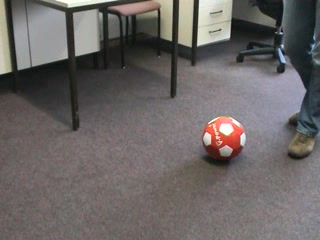
#> input picture Vid_A_ball/img0008.jpg, 320 x 240 px, given in place of img0003.jpg, which was not available
$ python test_sift.py
#> lines starting #> are read from the running program, lines starting #| are printed output that depends on the picture; pictures that were not available may be replaced by others from this repository, and a replacement may not be noted
### SIFT.py
import cv2
import numpy as np


def getSIFT(img, mask):
    # img = cv2.imread(filename, cv2.IMREAD_GRAYSCALE)
    orb = cv2.ORB_create()
    # print("mask sum", np.sum(mask))
    kp, des = orb.detectAndCompute(img, mask)
    imgKP = cv2.drawKeypoints(img, kp, None)
    cv2.imwrite("image.jpg", imgKP)
    return kp, des


def getMatch(img1, img2, k=2, mask1=None, mask2=None):
    kp1, des1 = getSIFT(img1, mask1)
    kp2, des2 = getSIFT(img2, mask2)
    bf = cv2.BFMatcher()
    print(len(des1), len(des2))
    matches = bf.knnMatch(des1, des2, k)
    good = []
    for m, n in matches:
        if m.distance < 0.75*n.distance:
            good.append(m)
    list_kp1 = []
    list_kp2 = []
    # print("good:", len(matches))
    for mats in matches:
        mat = mats[0]
        img1_idx = mat.queryIdx
        img2_idx = mat.trainIdx
        (x1, y1) = kp1[img1_idx].pt
        (x2, y2) = kp2[img2_idx].pt
        list_kp1.append((x1, y1))
        list_kp2.append((x2, y2))
    return list_kp1, list_kp2

### test_sift.py
from SIFT import getSIFT, getMatch
import cv2
import numpy as np
# img = cv2.imread("./Vid_A_ball/img0002.jpg", cv2.IMREAD_GRAYSCALE)
# cv2.imshow("img", img)
img1Path = "./Vid_A_ball/img0003.jpg"
img2Path = "./Vid_A_ball/img0004.jpg"
img1 = cv2.imread(img1Path, cv2.IMREAD_GRAYSCALE)
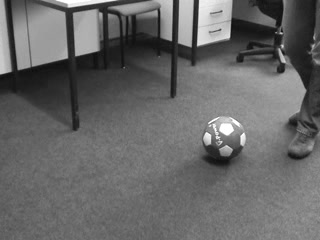
#> img1: shape (240, 320); min 13, max 255, mean 103.5
img2 = cv2.imread(img2Path, cv2.IMREAD_GRAYSCALE)
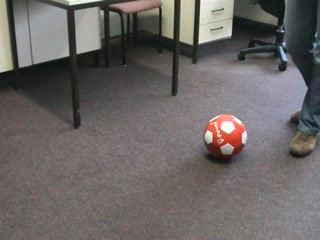
#> input picture Vid_A_ball/img0004.jpg, 320 x 240 px
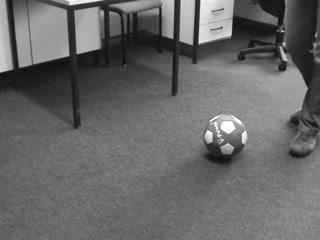
#> img2: shape (240, 320); min 13, max 255, mean 103.3
mask = np.zeros((img1.shape[0], img1.shape[1])).astype(np.uint8)
[x, y, w, h] = [200, 113, 45, 45]
mask[y:y+h, x:x+w] = 1
list1, list2 = getMatch(img1, img2, 2, mask)
#> in getSIFT, `kp, des = orb.detectAndCompute(img, mask)`: kp = 188 keypoints; strongest (x, y, size): (218, 137, 31), (206, 133, 31), (207, 143, 44.6), (216, 137, 31)
#> in getMatch, `kp1, des1 = getSIFT(img1, mask1)`: kp1 has the same summary as kp in getSIFT
#> in getSIFT (call 2), `kp, des = orb.detectAndCompute(img, mask)`: kp = 309 keypoints; strongest (x, y, size): (199, 42, 31), (230, 35, 31), (208, 131, 31), (191, 43, 31)
#> in getSIFT (call 2), `imgKP = cv2.drawKeypoints(img, kp, None)`:
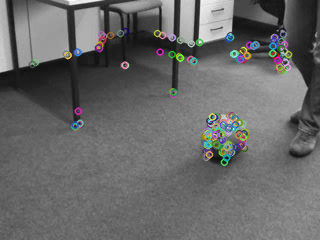
#> imgKP: shape (240, 320, 3); mean of channels 0, 1, 2 104.2, 104.4, 104.1; drawn as B, G, R
#> in getMatch, `kp2, des2 = getSIFT(img2, mask2)`: kp2 has the same summary as kp in getSIFT
#| 188 309
#> in getMatch, `matches = bf.knnMatch(des1, des2, k)`: matches = 188 matches
#> after the loop in getMatch, `for m, n in matches:`: good = 78 matches
#> the loop in getMatch, `for mats in matches:` made 188 passes
#> (img2_idx, x1, y1, x2, y2) on passes 1 to 3: (69, 217, 118, 216, 119), (66, 231, 118, 233, 116), (69, 215, 119, 216, 119)
#> after the loop in getMatch, `for mats in matches:`: list_kp1 = 188 pairs, first value 201 to 243.6, second value 117 to 157; list_kp2 = 188 pairs, first value 102 to 281, second value 40 to 156
#> list1 has the same summary as list_kp1 in getMatch; list2 has the same summary as list_kp2 in getMatch
# matchRes = cv2.drawMatchesKnn(img1, kp1, img2, kp2, match, None, flags=2)
# cv2.imshow("img3", matchRes)
cv2.waitKey(5000)
cv2.destroyAllWindows()
# [<DMatch 0x7fe7d3794a90>],
